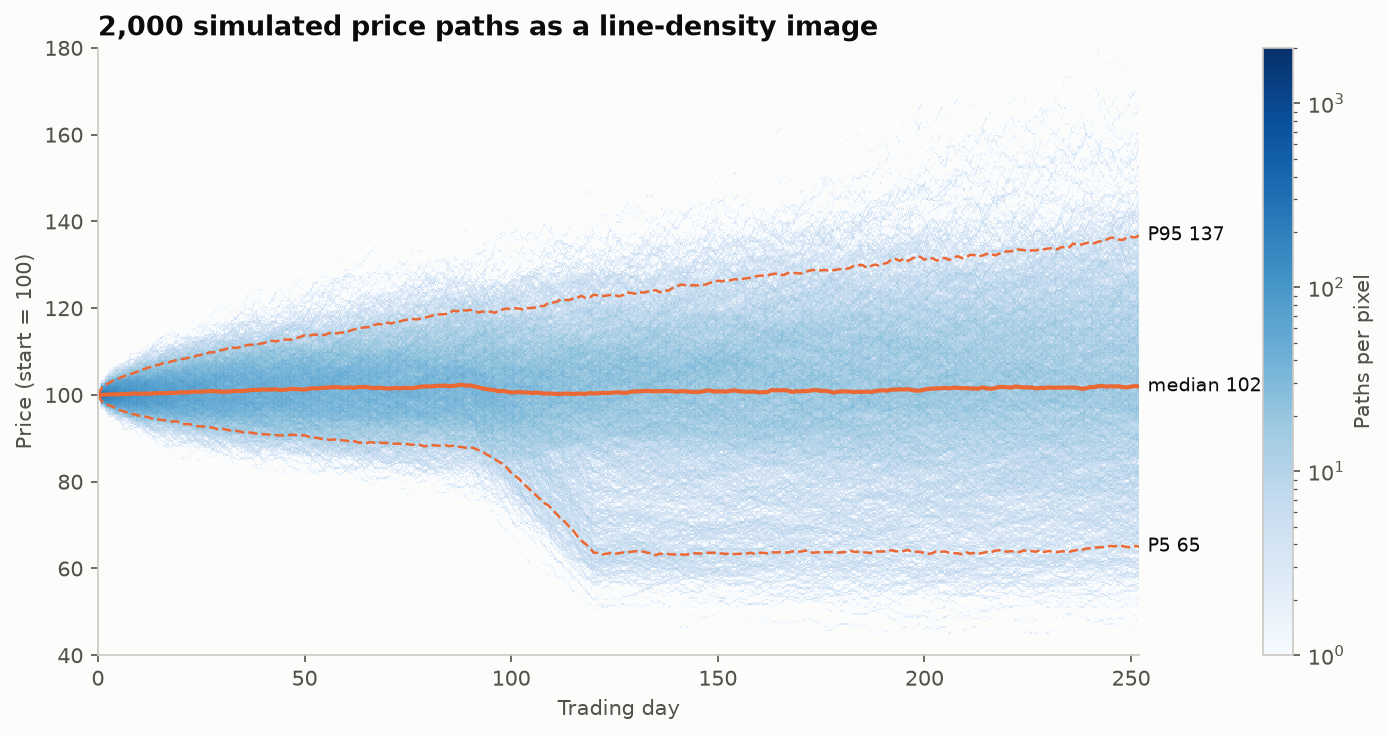

Here is the Python script that generated this plot:
"""
Line Density of Many Series (datashader)  -  family: Interactive, animated & big data

DESIGN PURPOSE
Draws thousands of time series at once by counting how many lines pass through
each pixel. The "spaghetti" becomes a density field that shows where paths
typically go, how wide the spread is, and where unusual paths escape, which
thousands of overlapping lines cannot show.

WHEN TO USE
  - Show thousands of simulated paths (Monte Carlo, bootstrap, scenario sets)
  - Show many real series at once (all stocks in an index, sensors, user
    sessions)
  - Reveal multimodal outcomes, such as paths that split into two regimes

AVOID WHEN
  - There are fewer than ~50 series (highlight a few and gray the rest)
  - Each line's identity matters (density loses identity)

ALTERNATIVES
  - Fan chart (percentile bands only)
  - Highlighted spaghetti (gray context with a few colored lines)
  - Ridgeline of the final-value distribution

EXAMPLE
2,000 simulated one-year price paths (geometric Brownian motion, 8% drift, 16%
volatility, with a 15% chance of a six-week crash of about 35%), rendered as a
line-density image.

Run:  python datashader_timeseries.py
"""
import sys
from pathlib import Path

import numpy as np
import pandas as pd
import matplotlib.pyplot as plt

# Library style: categorical colors in fixed order, recessive axes, hairline grid.
PALETTE = ["#2a78d6", "#eb6834", "#1baf7a", "#eda100",
           "#e87ba4", "#008300", "#6250d6", "#e34948"]
SEQ_CMAP = "Blues"      # sequential: one hue, light -> dark
DIV_CMAP = "RdBu_r"     # diverging: two opposite hues, neutral midpoint
GRAY = "#b8b7b1"        # de-emphasised marks
plt.rcParams.update({
    "figure.figsize": (8, 4.8), "figure.dpi": 110, "figure.facecolor": "#fcfcfb",
    "axes.facecolor": "#fcfcfb", "axes.edgecolor": "#c9c8c3", "axes.linewidth": 0.8,
    "axes.spines.top": False, "axes.spines.right": False,
    "axes.grid": True, "grid.color": "#e6e5e1", "grid.linewidth": 0.6, "axes.axisbelow": True,
    "axes.prop_cycle": plt.cycler(color=PALETTE),
    "axes.titlesize": 13, "axes.titleweight": "bold", "axes.titlelocation": "left",
    "axes.labelcolor": "#52514e", "xtick.color": "#52514e", "ytick.color": "#52514e",
    "text.color": "#0b0b0b", "font.size": 10, "lines.linewidth": 2,
    "legend.frameon": False,
})

import datashader as ds
from matplotlib.colors import LogNorm

# --- Example data ------------------------------------------------------------
rng = np.random.default_rng(12)
n_paths, n_days = 2000, 252
dt = 1 / 252
mu, sigma = 0.08, 0.16
shocks = rng.normal((mu - sigma**2 / 2) * dt, sigma * np.sqrt(dt), (n_paths, n_days))
crash = rng.random(n_paths) < 0.15                          # crash regime from day ~90
shocks[crash, 90:120] += rng.normal(-0.014, 0.004, (crash.sum(), 30))   # ~-35% over six weeks
paths = 100 * np.exp(np.cumsum(shocks, axis=1))
paths = np.hstack([np.full((n_paths, 1), 100.0), paths])
days = np.arange(n_days + 1)
# Long format, one NaN row between paths so lines are not joined.
x = np.tile(np.append(days, np.nan), n_paths)
y = np.hstack([np.append(p, np.nan) for p in paths])
lines = pd.DataFrame({"day": x, "price": y})
pd.Series(paths[:, -1]).describe(percentiles=[0.05, 0.5, 0.95]).round(1)

# --- Plot --------------------------------------------------------------------
x_range, y_range = (0, n_days), (40, 180)
canvas = ds.Canvas(plot_width=900, plot_height=420, x_range=x_range, y_range=y_range)
density = canvas.line(lines, "day", "price", agg=ds.count()).values.astype(float)
density[density == 0] = np.nan

fig, ax = plt.subplots(figsize=(10, 5))
im = ax.imshow(density, origin="lower", extent=[*x_range, *y_range], aspect="auto",
               cmap=SEQ_CMAP, norm=LogNorm(vmin=1, vmax=np.nanmax(density)), interpolation="nearest")
for q, style in [(50, "-"), (5, "--"), (95, "--")]:
    line = np.percentile(paths, q, axis=0)
    ax.plot(days, line, color=PALETTE[1], linewidth=2 if q == 50 else 1.2, linestyle=style)
    ax.text(n_days + 2, line[-1], f"{'median' if q == 50 else f'P{q}'} {line[-1]:.0f}",
            va="center", fontsize=9, color="#0b0b0b")
ax.set_xlim(*x_range)
ax.set_ylim(*y_range)
ax.grid(False)
ax.set_xlabel("Trading day")
ax.set_ylabel("Price (start = 100)")
ax.set_title(f"{n_paths:,} simulated price paths as a line-density image")
fig.colorbar(im, ax=ax, label="Paths per pixel", pad=0.09)
fig.tight_layout()

# --- Save / show -------------------------------------------------------------
out = Path(__file__).with_name(Path(__file__).stem + ".png")
fig.savefig(out, dpi=150, bbox_inches="tight")
print(f"saved {out}")
if "--no-show" not in sys.argv:
    plt.show()
